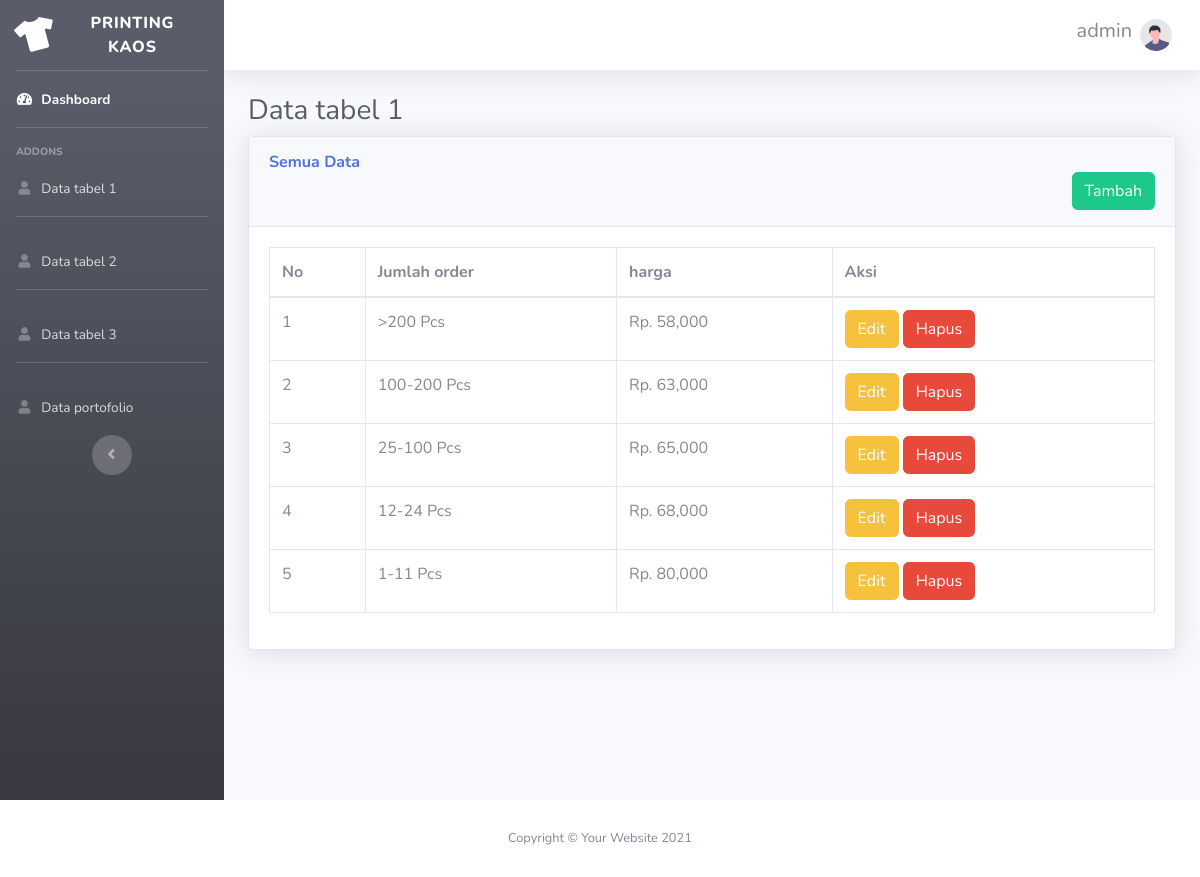
Screenshot of /admin/tabel1/tabel1.php (signed in) with the database file from the repository.
### tables this page shows
CREATE TABLE `tabel1` (
  `id_tabel1` int(11) NOT NULL,
  `jumlah` varchar(100) NOT NULL,
  `harga` varchar(100) NOT NULL
);

### admin/tabel1/tabel1.php (the view, shortened to what this page needs)
<?php
include '../header2.php';
include '../../koneksi/koneksi.php';
$query = "SELECT * FROM tabel1 ORDER BY id_tabel1 DESC";
$hasil = mysqli_query($connection, $query);
?>
<div id="wrapper">
    <?php
    include '../sidebar2.php';
    ?>
    <div id="content-wrapper" class="d-flex flex-column">
        <div id="content">
            <nav class="navbar navbar-expand navbar-light bg-white topbar mb-4 static-top shadow">
                <ul class="navbar-nav ml-auto">
                    <li class="nav-item dropdown no-arrow">
                        <a class="nav-link dropdown-toggle" href="#" id="userDropdown" role="button" data-toggle="dropdown" aria-haspopup="true" aria-expanded="false">
                            <span class="mr-2 d-none d-lg-inline text-gray-600 "><h5><?= $_SESSION['user']['username']; ?></h5></span>
                            <img class="img-profile rounded-circle" src="../img/undraw_profile.svg">
                        </a>
                    </li>
                </ul>
            </nav>
            <div class="container-fluid">
                <h1 class="h3 mb-2 text-gray-800">Data tabel 1</h1>
                <div class="card shadow mb-4">
                    <div class="card-header py-3 float-left">
                        <h6 class="m-0 font-weight-bold text-primary">Semua Data</h6>
                        <a href="tambah.php" class="btn btn-success float-right">Tambah</a>
                    </div>
                    <div class="card-body">
                        <div class="table-responsive">
                            <table class="table table-bordered" id="dataTable" width="100%" cellspacing="0">
                                <thead>
                                    <tr>
                                        <th>No</th>
                                        <th>Jumlah order</th>
                                        <th>harga</th>
                                        <th>Aksi</th>
                                    </tr>
                                </thead>
                                <tbody>
                                    <?php
                                    $no = 1;
                                    foreach ($hasil as $isi) {
                                    ?>
                                        <tr>
                                            <td><?= $no; ?></td>
                                            <td><?= $isi['jumlah']; ?></td>
                                            <td>Rp. <?= number_format($isi['harga']); ?></td>
                                            <td>
                                                <a href="edit.php?id=<?= $isi['id_tabel1'];?>&aksi=edit" class="btn btn-warning ">Edit</a>
                                                <a href="proses.php?id=<?= $isi['id_tabel1'];?>&aksi=hapus" class="btn btn-danger ">Hapus</a>
                                            </td>
                                        </tr>
                                    <?php $no++;
                                    } ?>
                                </tbody>
                            </table>
                        </div>
                    </div>
                </div>
            </div>
        </div>
    </div>
</div>
<?php
include '../footer2.php';
?>

### admin/header2.php (shortened to what this page needs)
<!DOCTYPE html>
<html lang="en">
<head>
    <link href="../vendor/fontawesome-free/css/all.min.css" rel="stylesheet" type="text/css">
    <link href="../css/sb-admin-2.min.css" rel="stylesheet">
</head>
<body id="page-top">

### admin/sidebar2.php
<ul class="navbar-nav bg-gradient-dark sidebar sidebar-dark accordion" id="accordionSidebar">
<a class="sidebar-brand d-flex align-items-center justify-content-center" href="../index.php">
    <div class="sidebar-brand-icon rotate-n-15">
        <i class="fas fa-tshirt"></i>
    </div>
    <div class="sidebar-brand-text mx-3">Printing Kaos</div>
</a>
<hr class="sidebar-divider my-0">
<li class="nav-item active">
    <a class="nav-link" href="../index.php">
        <i class="fas fa-fw fa-tachometer-alt"></i>
        <span>Dashboard</span></a>
</li>
<hr class="sidebar-divider">
<div class="sidebar-heading">
    Addons
</div>
<li class="nav-item">
    <a class="nav-link" href="../tabel1/tabel1.php">
    <i class="fas fa-fw fa-user"></i>
    <span>Data tabel 1</span></a>
</li>
<hr class="sidebar-divider d-none d-md-block">
<li class="nav-item">
    <a class="nav-link" href="../tabel2/tabel2.php">
    <i class="fas fa-fw fa-user"></i>
    <span>Data tabel 2</span></a>
</li>
<hr class="sidebar-divider d-none d-md-block">
<li class="nav-item">
    <a class="nav-link" href="../tabel3/tabel3.php">
    <i class="fas fa-fw fa-user"></i>
    <span>Data tabel 3</span></a>
</li>
<hr class="sidebar-divider d-none d-md-block">
<li class="nav-item">
    <a class="nav-link" href="../porto/porto.php">
    <i class="fas fa-fw fa-user"></i>
    <span>Data portofolio</span></a>
</li>
<div class="text-center d-none d-md-inline">
    <button class="rounded-circle border-0" id="sidebarToggle"></button>
</div>
</ul>

### admin/footer2.php (shortened to what this page needs)
<footer class="sticky-footer bg-white">
    <div class="container my-auto">
        <div class="copyright text-center my-auto">
            <span>Copyright &copy; Your Website 2021</span>
        </div>
    </div>
</footer>
</body>
</html>

### rows the page displays
tabel1: jumlah ">200 Pcs", harga "58,000"
tabel1: jumlah "100-200 Pcs", harga "63,000"
tabel1: jumlah "25-100 Pcs", harga "65,000"
tabel1: jumlah "12-24 Pcs", harga "68,000"
tabel1: jumlah "1-11 Pcs", harga "80,000"

### other values shown
$_SESSION['user']['username'] "admin"
